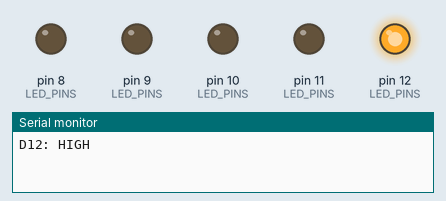
The sketch below on a simulated Arduino Uno, built with avr-gcc and run on an emulated ATmega328P. Shown: output pins drawn as LEDs (lit = HIGH), the last lines printed to the serial monitor.

Above: at 0.2 s.
At 1.2 s:
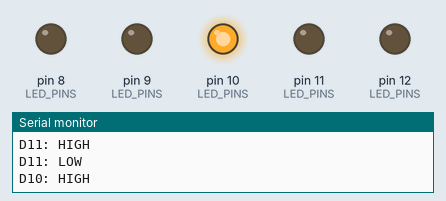
At 1.7 s:
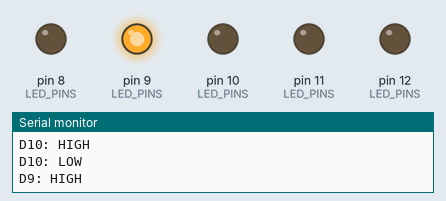
At 3.2 s:
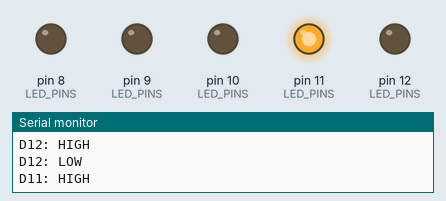
At 4.7 s:
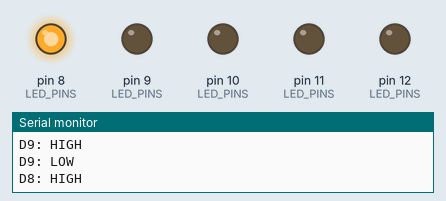
Timing chart, 0 to 5.8 s (numbered marks = the images above):
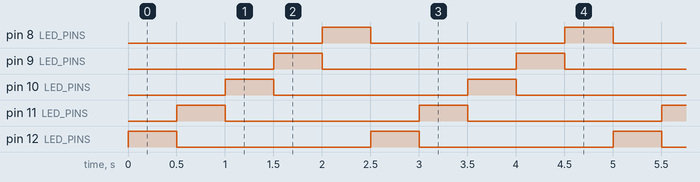

Measured:
- by itself, pin 8 (LED_PINS), pin 9 (LED_PINS), pin 10 (LED_PINS), pin 11 (LED_PINS), pin 12 (LED_PINS): alternates HIGH for 0.50 s and LOW for 2.0 s
- by itself, everything shown: repeats every 2.5 s, in 6 steps

The sketch:

light_5leds.ino
```cpp
constexpr byte LED_PINS[] = {12, 11, 10, 9, 8};
constexpr unsigned long LIGHT_DURATION_MS = 500;

// LEDの出力状態を設定し、シリアルにも記録する
void setLedState(byte pin, byte state) {
  digitalWrite(pin, state);

  Serial.print("D");
  Serial.print(pin);
  Serial.print(": ");
  if (state == HIGH) {
    Serial.println("HIGH");
  } else {
    Serial.println("LOW");
  }
}

// LEDを指定時間だけ点灯させる
void lightLedFor(byte pin, unsigned long durationMs) {
  setLedState(pin, HIGH);
  delay(durationMs);
  setLedState(pin, LOW);
}

void setup() {
  Serial.begin(115200);

  for (byte pin : LED_PINS) {
    pinMode(pin, OUTPUT);
  }
}

void loop() {
  for (byte pin : LED_PINS) {
    lightLedFor(pin, LIGHT_DURATION_MS);
  }
}
```
